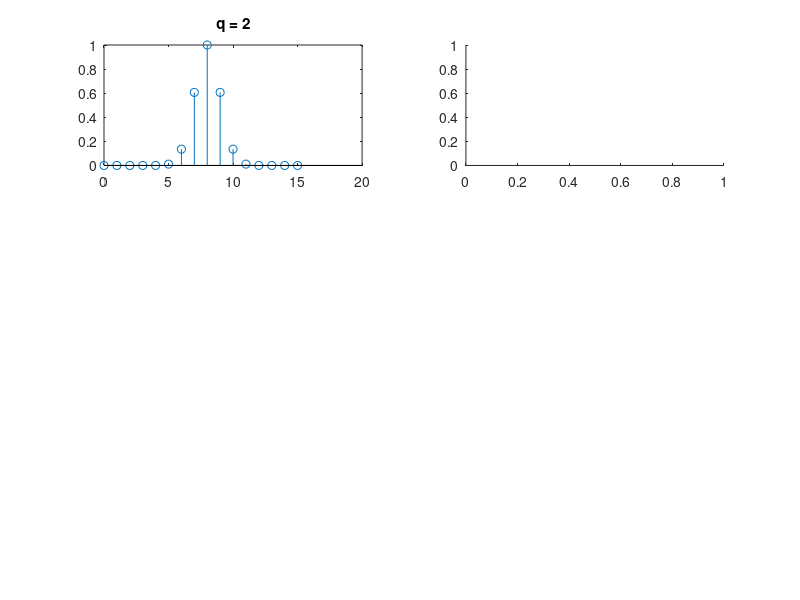

This figure's MATLAB source: (Note: this script raises an error after producing the figure.)
xaa = @(n,p,q) exp(-(n-p).^2/q);

p = 8;
n = 0:15;

q_list = [2 4 9];

count = 1;
for q = q_list;
    y = xaa(n,p,q);
    subplot(length(q_list), 2, count*2 - 1);
    stem(n, y);
    title(sprintf('q = %d', q));
    subplot(length(q_list), 2, count*2);
    plotfft(y);
    title('DFT & DTFT');
    count += 1;
endfor
